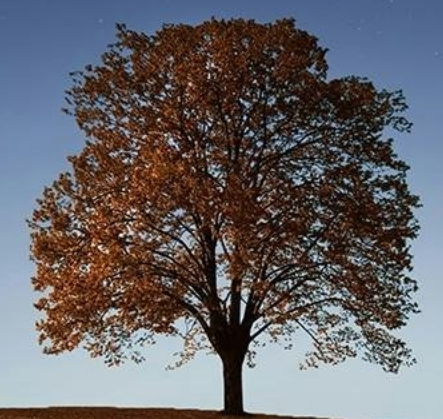
#> input picture third_party_modules/python_test.jpg, 443 x 419 px
$ python pillow_learn.py
#> lines starting #> are read from the running program, lines starting #| are printed output that depends on the picture
import random

from PIL import Image, ImageFilter, ImageDraw, ImageFont

if __name__ == '__main__':
    # PIL：Python Imaging Library，已经是Python平台事实上的图像处理标准库了。PIL功能非常强大，但API却非常简单易用
    # 由于PIL仅支持到Python 2.7，加上年久失修，于是一群志愿者在PIL的基础上创建了兼容的版本，名字叫Pillow，支持最新Python 3.x，又加入了许多新特性，因此，我们可以直接安装使用Pillow。

    # 安装Pillow
    # 如果安装了Anaconda，Pillow就已经可用了。否则，需要在命令行下通过pip安装
    # pip install pillow
    im = Image.open('python_test.jpg')
#> im is the input picture: PIL image 443x419 RGB; mean R, G, B 102.3, 100.2, 104.9

    # 获得图像尺寸:
    w, h = im.size
#> w = 443; h = 419
    print('Original image size: %sx%s' % (w, h))
#| Original image size: 443x419

    # 缩放到50%:
    im.thumbnail((w // 2, h // 2))
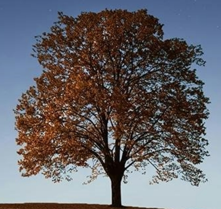
#> im: PIL image 221x209 RGB; mean R, G, B 102.3, 100.2, 104.9
    print('Resize image to: %sx%s' % (w // 2, h // 2))
#| Resize image to: 221x209

    # 把缩放后的图像用png格式保存:
    im.save('thumbnail.png')

    # 其他功能如切片、旋转、滤镜、输出文字、调色板等一应俱全。
    # 比如，模糊效果

    # 打开一个jpg图像文件，注意是当前路径:
    im = Image.open('python_test.jpg')
    # 应用模糊滤镜:
    im2 = im.filter(ImageFilter.BLUR)
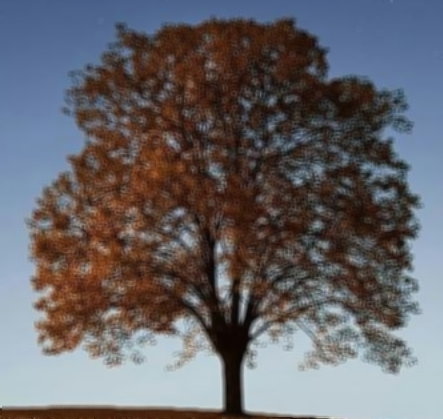
#> im2: PIL image 443x419 RGB; mean R, G, B 102.3, 100.2, 104.9
    im2.save('blur.jpg', 'jpeg')

    # PIL的ImageDraw提供了一系列绘图方法，让我们可以直接绘图。比如要生成字母验证码图片：
    # 随机字母:
    def rndChar():
        return chr(random.randint(65, 90))

    # 随机颜色1:
    def rndColor():
        return (random.randint(64, 255), random.randint(64, 255), random.randint(64, 255))

    # 随机颜色2:
    def rndColor2():
        return (random.randint(32, 127), random.randint(32, 127), random.randint(32, 127))

    # 240 x 60:
    width = 60 * 4
    height = 60
    image = Image.new('RGB', (width, height), (255, 255, 255))
#> image: PIL image 240x60 RGB; every value is 255
    # 创建Font对象:
    font = ImageFont.load_default()
    # 创建Draw对象:
    draw = ImageDraw.Draw(image)
    # 填充每个像素:
    for x in range(width):
        for y in range(height):
            draw.point((x, y), fill=rndColor())
    # 输出文字:
    for t in range(4):
        draw.text((60 * t + 10, 10), rndChar(), font=font, fill=rndColor2())
    # 模糊:
    image = image.filter(ImageFilter.BLUR)
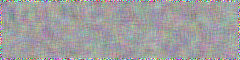
#> image: PIL image 240x60 RGB; mean R, G, B 159.7, 158.6, 159.7
    image.save('code.jpg', 'jpeg')
